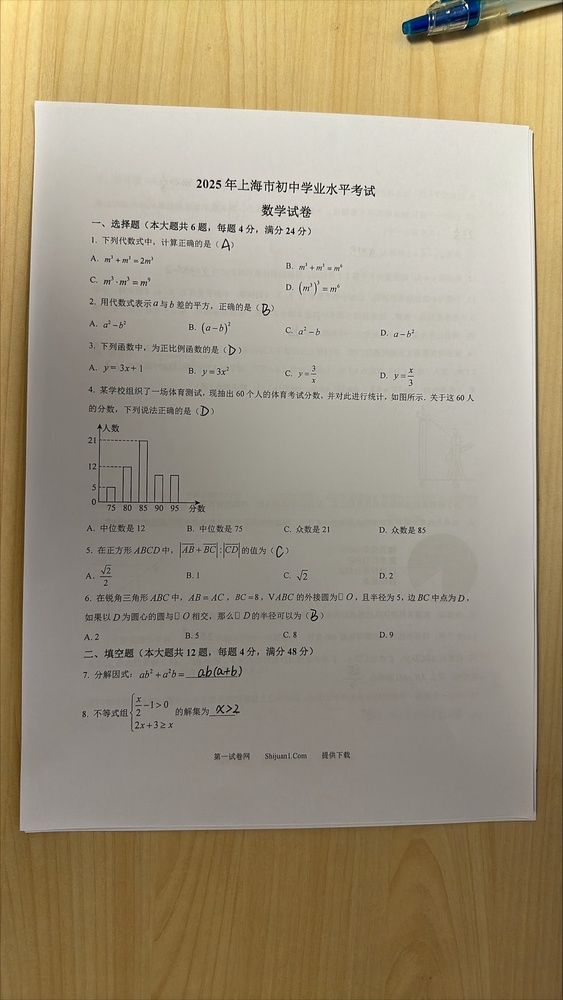
#> input picture education-ai-suite/smart-classroom/content_search/providers/assignment_grading/test_data/math/math_paper_1.jpg, 563 x 1000 px, shrunk from 1448 x 2573 before the run
$ python -i image_preprocessing.py   (imports and definitions only)
#> lines starting #> are read from the running program, lines starting #| are printed output that depends on the picture; after the words box and inside, x2 and y2 are one past the last pixel; in counts of white or black regions, pixels touching at a corner belong together
"""
OpenCV-based image preprocessing utilities for exam paper OCR
"""

import cv2
import numpy as np
from typing import Tuple, Optional, List


class ImagePreprocessor:
    """
    Image preprocessing for exam paper OCR optimization
    """

    def __init__(self):
        pass

    @staticmethod
    def detect_paper_edges(image: np.ndarray, debug: bool = False) -> Optional[np.ndarray]:
        """
        检测试卷的四个边角点（标准流程）

        流程：
        1. 灰度化 + 去噪
        2. Canny边缘检测
        3. findContours轮廓检测（RETR_EXTERNAL）
        4. 按面积排序，筛选4个顶点的轮廓
        5. 返回四个角点

        Args:
            image: 输入图像 (BGR格式)
            debug: 是否返回调试图像

        Returns:
            corners: 试卷四个角点坐标 [[左上], [右上], [右下], [左下]]
                    如果检测失败返回 None
        """
        # 1. 灰度化 + 去噪
        gray = cv2.cvtColor(image, cv2.COLOR_BGR2GRAY)
        blurred = cv2.GaussianBlur(gray, (5, 5), 0)

        # 2. Canny边缘检测
        edges = cv2.Canny(blurred, 50, 150, apertureSize=3)

        # 可选：形态学操作增强边缘连续性
        kernel = np.ones((3, 3), np.uint8)
        edges = cv2.dilate(edges, kernel, iterations=1)

        # 3. 查找轮廓（只保留外轮廓）
        contours, _ = cv2.findContours(edges, cv2.RETR_EXTERNAL, cv2.CHAIN_APPROX_SIMPLE)

        if not contours:
            if debug:
                return None, None
            return None

        # 4. 按面积排序
        contours = sorted(contours, key=cv2.contourArea, reverse=True)

        h, w = image.shape[:2]
        image_area = h * w
        paper_contour = None

        # 5. 筛选：寻找面积大、有4个顶点、接近矩形的轮廓
        for contour in contours[:15]:  # 检查前15个最大轮廓
            area = cv2.contourArea(contour)

            # 面积要求：至少占图片的10%（放宽以支持部分遮挡的情况）
            if area < image_area * 0.10:
                continue

            # 多边形近似
            peri = cv2.arcLength(contour, True)
            approx = cv2.approxPolyDP(contour, 0.02 * peri, True)

            # 必须是4个顶点
            if len(approx) == 4:
                # 检查是否接近矩形（长宽比合理）
                rect = cv2.minAreaRect(approx)
                box_width, box_height = rect[1]
                if box_width > 0 and box_height > 0:
                    aspect_ratio = max(box_width, box_height) / min(box_width, box_height)
                    # A4纸长宽比约1.4，允许0.7-2.0范围
                    if 0.7 <= aspect_ratio <= 2.0:
                        paper_contour = approx
                        break

        if paper_contour is None:
            if debug:
                return None, None
            return None

        corners = paper_contour.reshape(4, 2)
        corners = ImagePreprocessor._order_points(corners)

        if debug:
            debug_img = image.copy()
            cv2.drawContours(debug_img, [paper_contour], -1, (0, 255, 0), 3)
            for i, corner in enumerate(corners):
                cv2.circle(debug_img, tuple(corner.astype(int)), 10, (0, 0, 255), -1)
                cv2.putText(debug_img, str(i), tuple(corner.astype(int)),
                           cv2.FONT_HERSHEY_SIMPLEX, 1, (255, 0, 0), 2)
            return corners, debug_img

        return corners

    @staticmethod
    def _order_points(pts: np.ndarray) -> np.ndarray:
        """
        按照 [左上, 右上, 右下, 左下] 的顺序排列四个点
        """
        rect = np.zeros((4, 2), dtype=np.float32)

        s = pts.sum(axis=1)
        rect[0] = pts[np.argmin(s)]
        rect[2] = pts[np.argmax(s)]

        diff = np.diff(pts, axis=1)
        rect[1] = pts[np.argmin(diff)]
        rect[3] = pts[np.argmax(diff)]

        return rect

    @staticmethod
    def perspective_transform(image: np.ndarray, corners: np.ndarray,
                             target_width: Optional[int] = None,
                             target_height: Optional[int] = None) -> np.ndarray:
        """
        对试卷进行透视变换，矫正为正视图

        Args:
            image: 输入图像
            corners: 试卷四个角点 [左上, 右上, 右下, 左下]
            target_width: 目标宽度（像素），如果为None则自动计算
            target_height: 目标高度（像素），如果为None则自动计算

        Returns:
            warped: 矫正后的图像
        """
        (tl, tr, br, bl) = corners

        width_bottom = np.sqrt((br[0] - bl[0]) ** 2 + (br[1] - bl[1]) ** 2)
        width_top = np.sqrt((tr[0] - tl[0]) ** 2 + (tr[1] - tl[1]) ** 2)
        max_width = max(int(width_bottom), int(width_top))

        height_left = np.sqrt((tl[0] - bl[0]) ** 2 + (tl[1] - bl[1]) ** 2)
        height_right = np.sqrt((tr[0] - br[0]) ** 2 + (tr[1] - br[1]) ** 2)
        max_height = max(int(height_left), int(height_right))

        if target_width is None:
            target_width = max_width
        if target_height is None:
            target_height = max_height

        dst_points = np.array([
            [0, 0],
            [target_width - 1, 0],
            [target_width - 1, target_height - 1],
            [0, target_height - 1]
        ], dtype=np.float32)

        matrix = cv2.getPerspectiveTransform(corners, dst_points)
        warped = cv2.warpPerspective(image, matrix, (target_width, target_height))

        return warped

    @staticmethod
    def auto_correct_paper(image: np.ndarray,
                          target_width: Optional[int] = None,
                          target_height: Optional[int] = None,
                          debug: bool = False) -> Tuple[Optional[np.ndarray], Optional[np.ndarray]]:
        """
        自动检测并矫正试卷（边缘检测 + 透视变换）

        Args:
            image: 输入图像
            target_width: 目标宽度
            target_height: 目标高度
            debug: 是否返回调试信息

        Returns:
            (corrected_image, debug_info) 或 (None, None) 如果失败
        """
        if debug:
            corners, debug_img = ImagePreprocessor.detect_paper_edges(image, debug=True)
        else:
            corners = ImagePreprocessor.detect_paper_edges(image, debug=False)
            debug_img = None

        if corners is None:
            return None, debug_img

        warped = ImagePreprocessor.perspective_transform(
            image, corners, target_width, target_height
        )

        return warped, debug_img

>>> import cv2
>>> picture = cv2.imread('../test_data/math/math_paper_1.jpg')
#> picture is the input picture: shape (1000, 563, 3); mean B, G, R 124.7, 148.1, 159.8
>>> result = ImagePreprocessor().auto_correct_paper(picture)
#> in detect_paper_edges, `gray = cv2.cvtColor(image, cv2.COLOR_BGR2GRAY)`:
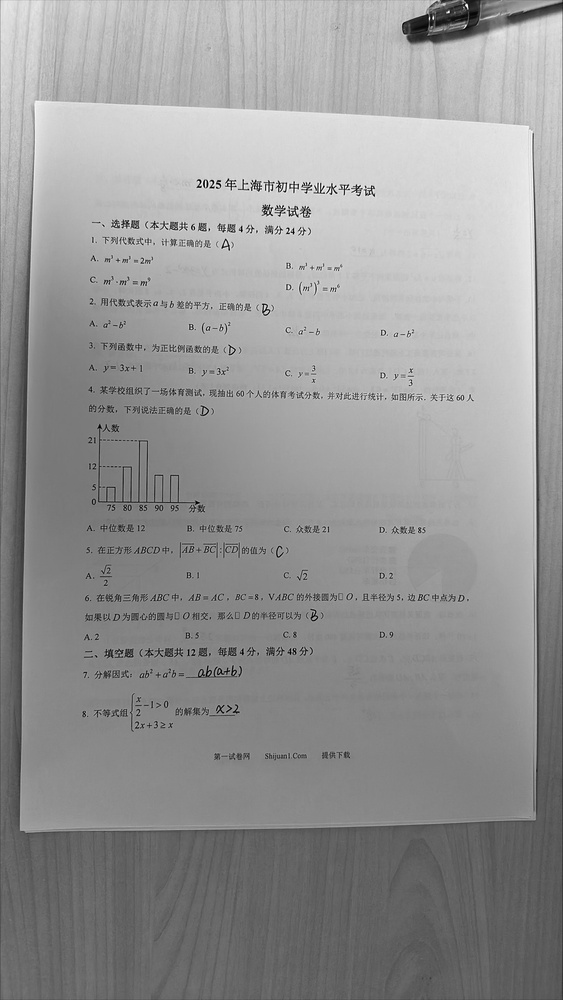
#> gray: shape (1000, 563); min 0, max 255, mean 148.9
#> in detect_paper_edges, `edges = cv2.Canny(blurred, 50, 150, apertureSize=3)`:
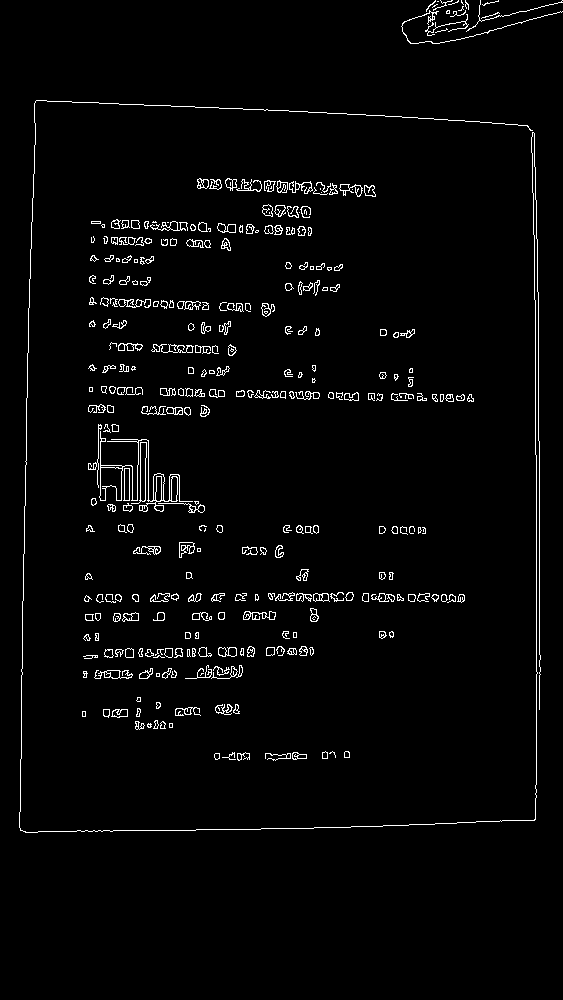
#> edges: shape (1000, 563); 2.7% white in thin lines or dots, all inside (x1, y1, x2, y2) = (19, 0, 563, 833)
#> in detect_paper_edges, `edges = cv2.dilate(edges, kernel, iterations=1)`:
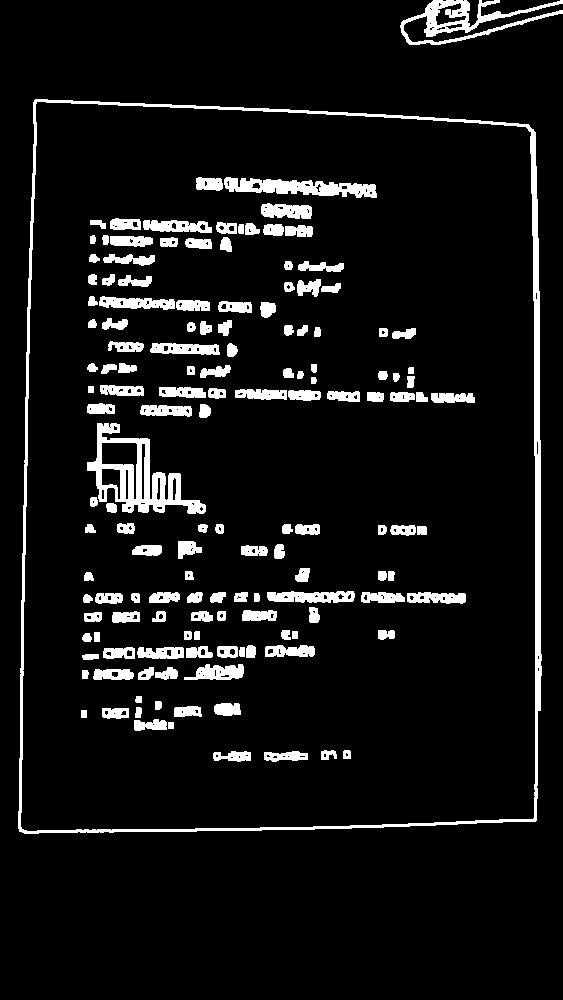
#> edges: shape (1000, 563); 7.8% white; 146 white regions
#> in detect_paper_edges, `contours, _ = cv2.findContours(edges, cv2.RETR_EXTERNAL, cv2.CHAIN_APP..`: contours = 2 contours; box (x1, y1, x2, y2) and area: (18, 99, 542, 834) 368720, (400, 0, 563, 45) 2259
#> the loop in detect_paper_edges, `for contour in contours[:15]:` made 1 pass
#> (area, peri, rect, box_width, box_height, aspect_ratio, paper_contour) on pass 1: (368719.5, 2478.7, ((284.8, 470.6), (732.2, 515.7), -88.75), 732.2, 515.7, 1.42, [[35, 99], [19, 831], [535, 821], [533, 129]])
#> in detect_paper_edges, `corners = paper_contour.reshape(4, 2)`: corners = [[35, 99], [19, 831], [535, 821], [533, 129]]
#> in _order_points, `s = pts.sum(axis=1)`: s = [134, 850, 1356, 662]
#> in _order_points, `diff = np.diff(pts, axis=1)`: diff = [64, 812, 286, -404]
#> in detect_paper_edges, `corners = ImagePreprocessor._order_points(corners)`: corners = [[35, 99], [533, 129], [535, 821], [19, 831]]
#> in perspective_transform, `(tl, tr, br, bl) = corners`: tl = [35, 99]; tr = [533, 129]; br = [535, 821]; bl = [19, 831]
#> in perspective_transform, `width_bottom = np.sqrt((br[0] - bl[0]) ** 2 + (br[1] - bl[1]) ** 2)`: width_bottom = 516.1
#> in perspective_transform, `width_top = np.sqrt((tr[0] - tl[0]) ** 2 + (tr[1] - tl[1]) ** 2)`: width_top = 498.9
#> in perspective_transform, `max_width = max(int(width_bottom), int(width_top))`: max_width = 516
#> in perspective_transform, `height_left = np.sqrt((tl[0] - bl[0]) ** 2 + (tl[1] - bl[1]) ** 2)`: height_left = 732.2
#> in perspective_transform, `height_right = np.sqrt((tr[0] - br[0]) ** 2 + (tr[1] - br[1]) ** 2)`: height_right = 692
#> in perspective_transform, `max_height = max(int(height_left), int(height_right))`: max_height = 732
#> in perspective_transform, `target_width = max_width`: target_width = 516
#> in perspective_transform, `target_height = max_height`: target_height = 732
#> in perspective_transform, `dst_points = np.array([ [0, 0], [target_width - 1, 0], [target_width -..`: dst_points = [[0, 0], [515, 0], [515, 731], [0, 731]]
#> in perspective_transform, `matrix = cv2.getPerspectiveTransform(corners, dst_points)`: matrix = [[0.978, 0.0214, -36.33], [-0.0623, 1.03, -100.2], [-0.000112, 4.73e-05, 1]]
#> in perspective_transform, `warped = cv2.warpPerspective(image, matrix, (target_width, target_heig..`:
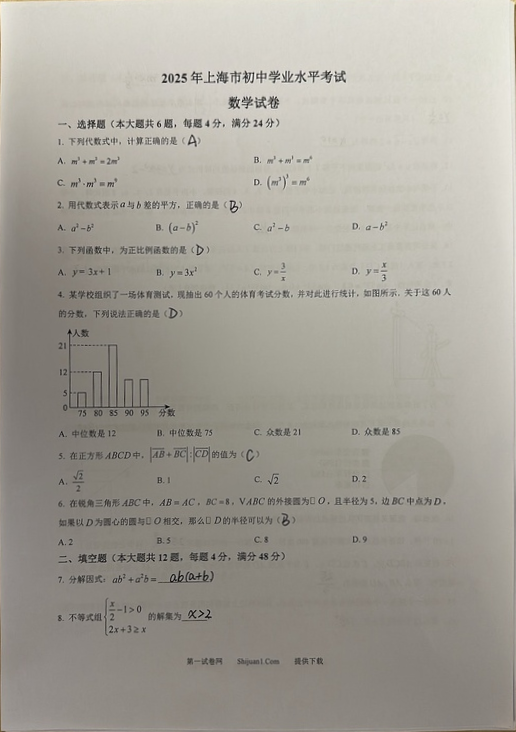
#> warped: shape (732, 516, 3); mean B, G, R 151.5, 160.1, 163.9

$ run again, on education-ai-suite/smart-classroom/content_search/providers/assignment_grading/test_data/math/math_paper_2.jpg
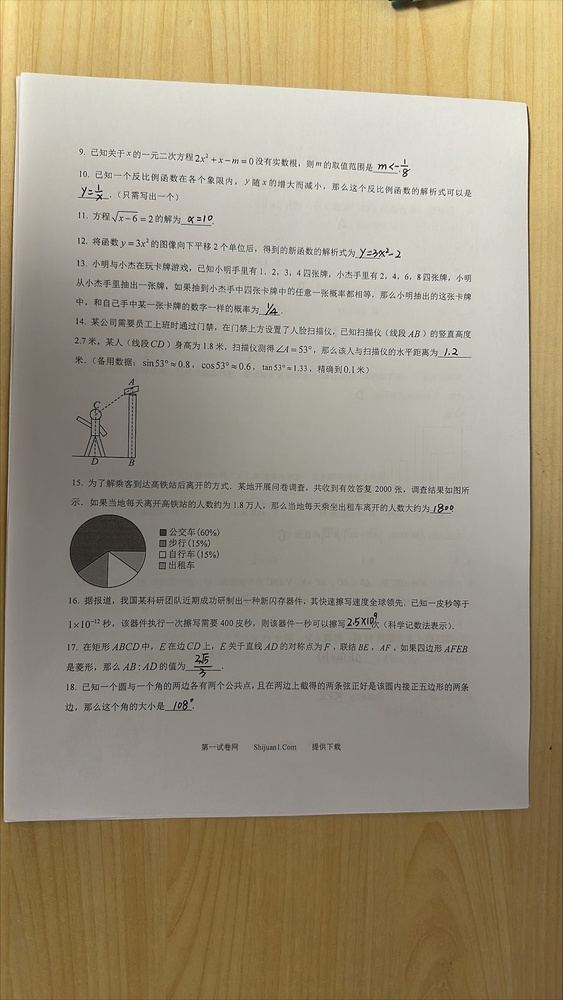
#> input picture education-ai-suite/smart-classroom/content_search/providers/assignment_grading/test_data/math/math_paper_2.jpg, 563 x 1000 px, shrunk from 1448 x 2573 before the run
#> picture is the input picture: shape (1000, 563, 3); mean B, G, R 126.2, 147.8, 158.1
#> in detect_paper_edges, `edges = cv2.dilate(edges, kernel, iterations=1)`:
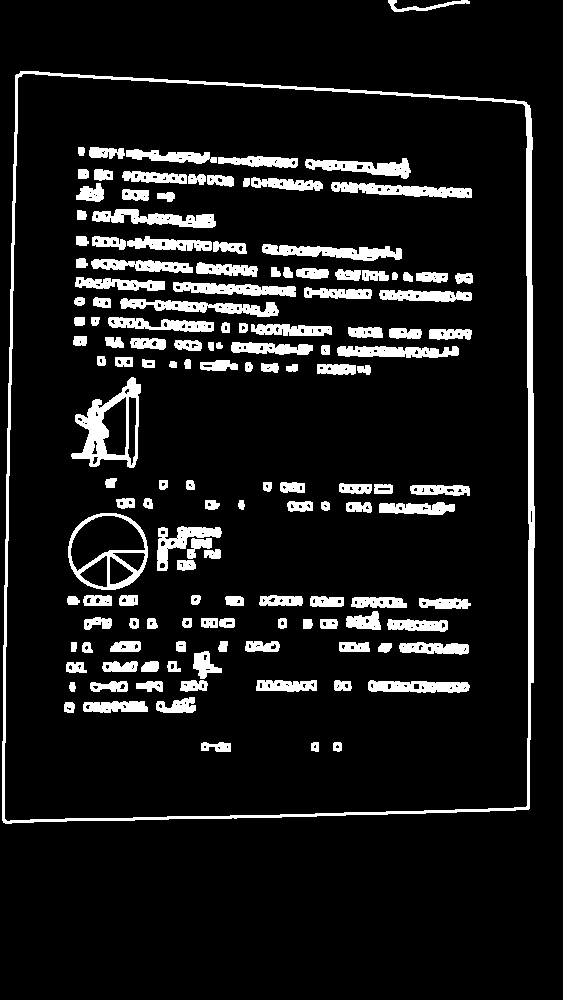
#> edges: shape (1000, 563); 10% white; 142 white regions
#> contours = 2 contours; box (x1, y1, x2, y2) and area: (2, 71, 535, 824) 383043, (388, 0, 470, 12) 228
#> the loop in detect_paper_edges, `for contour in contours[:15]:` made 1 pass
#> (area, peri, rect, box_width, box_height, aspect_ratio, paper_contour) on pass 1: (383043, 2526.3, ((273.7, 452.4), (751.2, 524.6), -88.7), 751.2, 524.6, 1.43, [[20, 71], [3, 822], [528, 809], [529, 105]])
#> in detect_paper_edges, `corners = paper_contour.reshape(4, 2)`: corners = [[20, 71], [3, 822], [528, 809], [529, 105]]
#> s = [91, 825, 1337, 634]
#> diff = [51, 819, 281, -424]
#> in detect_paper_edges, `corners = ImagePreprocessor._order_points(corners)`: corners = [[20, 71], [529, 105], [528, 809], [3, 822]]
#> tl = [20, 71]; tr = [529, 105]; br = [528, 809]; bl = [3, 822]
#> width_bottom = 525.2
#> width_top = 510.1
#> max_width = 525
#> height_left = 751.2
#> height_right = 704
#> max_height = 751
#> target_width = 525
#> target_height = 751
#> dst_points = [[0, 0], [524, 0], [524, 750], [0, 750]]
#> matrix = [[0.964, 0.0218, -20.84], [-0.0687, 1.03, -71.66], [-0.000125, 3.89e-05, 1]]
#> in perspective_transform, `warped = cv2.warpPerspective(image, matrix, (target_width, target_heig..`:
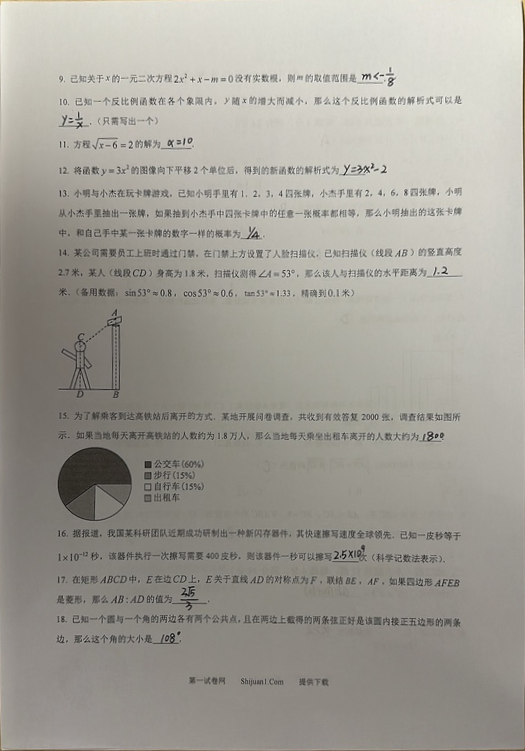
#> warped: shape (751, 525, 3); mean B, G, R 150.7, 158.5, 161.4

$ run again, on education-ai-suite/smart-classroom/content_search/providers/assignment_grading/test_data/math/math_paper_3.jpg
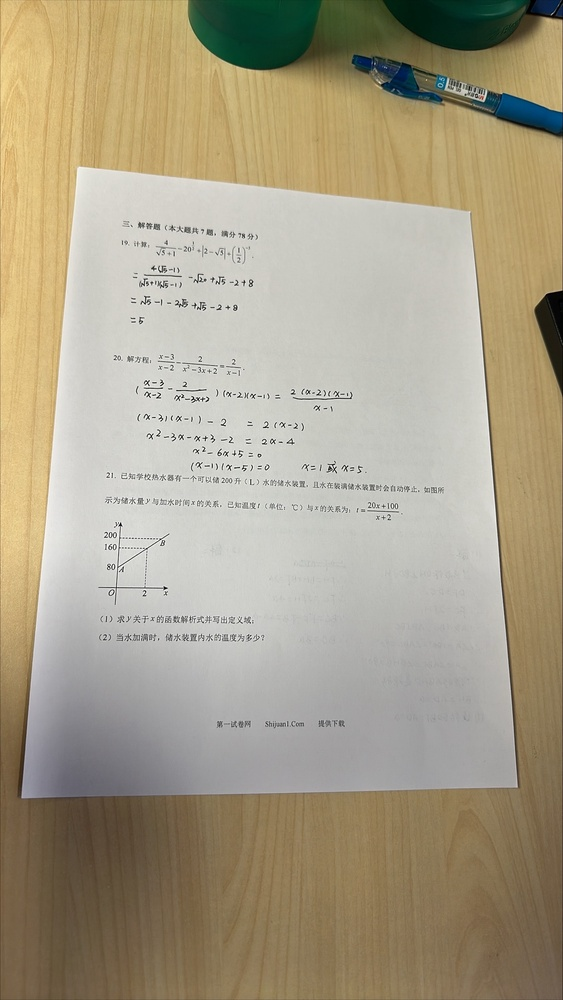
#> input picture education-ai-suite/smart-classroom/content_search/providers/assignment_grading/test_data/math/math_paper_3.jpg, 563 x 1000 px, shrunk from 1448 x 2573 before the run
#> picture is the input picture: shape (1000, 563, 3); mean B, G, R 136.1, 158.9, 168.4
#> in detect_paper_edges, `edges = cv2.dilate(edges, kernel, iterations=1)`:
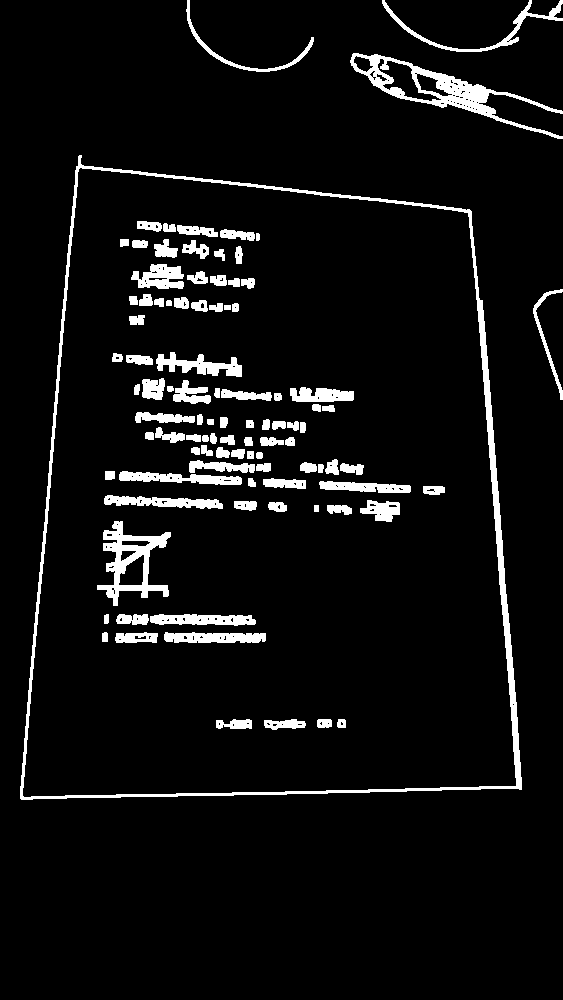
#> edges: shape (1000, 563); 6.3% white; 97 white regions
#> contours = 5 contours; box (x1, y1, x2, y2) and area: (20, 155, 522, 800) 273201, (350, 53, 563, 139) 4462, (382, 0, 563, 52) 834, (186, 0, 314, 72) 503, (533, 289, 563, 400) 340
#> the loop in detect_paper_edges, `for contour in contours[:15]:` made 1 pass
#> (area, peri, rect, box_width, box_height, aspect_ratio, paper_contour) on pass 1: (273201, 2196.4, ((264.7, 472.6), (501.1, 641.8), -1.03), 501.1, 641.8, 1.28, [[79, 155], [20, 798], [521, 789], [471, 211]])
#> in detect_paper_edges, `corners = paper_contour.reshape(4, 2)`: corners = [[79, 155], [20, 798], [521, 789], [471, 211]]
#> s = [234, 818, 1310, 682]
#> diff = [76, 778, 268, -260]
#> in detect_paper_edges, `corners = ImagePreprocessor._order_points(corners)`: corners = [[79, 155], [471, 211], [521, 789], [20, 798]]
#> tl = [79, 155]; tr = [471, 211]; br = [521, 789]; bl = [20, 798]
#> width_bottom = 501.1
#> width_top = 396
#> max_width = 501
#> height_left = 645.7
#> height_right = 580.2
#> max_height = 645
#> target_width = 501
#> target_height = 645
#> dst_points = [[0, 0], [500, 0], [500, 644], [0, 644]]
#> matrix = [[1.19, 0.109, -110.5], [-0.191, 1.34, -192.3], [-0.000326, 0.000451, 1]]
#> in perspective_transform, `warped = cv2.warpPerspective(image, matrix, (target_width, target_heig..`:
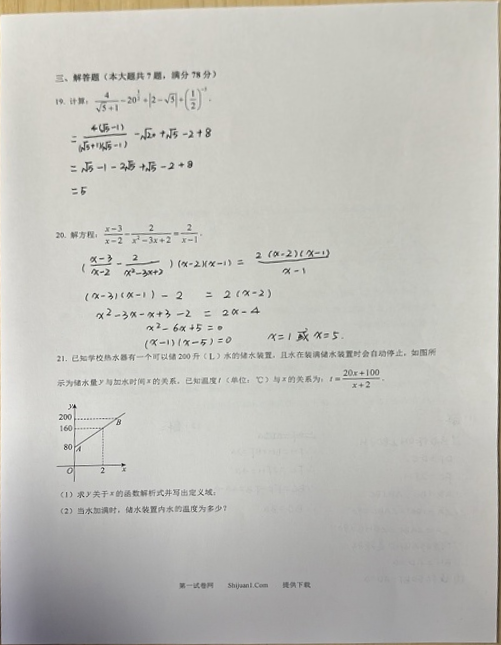
#> warped: shape (645, 501, 3); mean B, G, R 186.3, 191.8, 192.4
